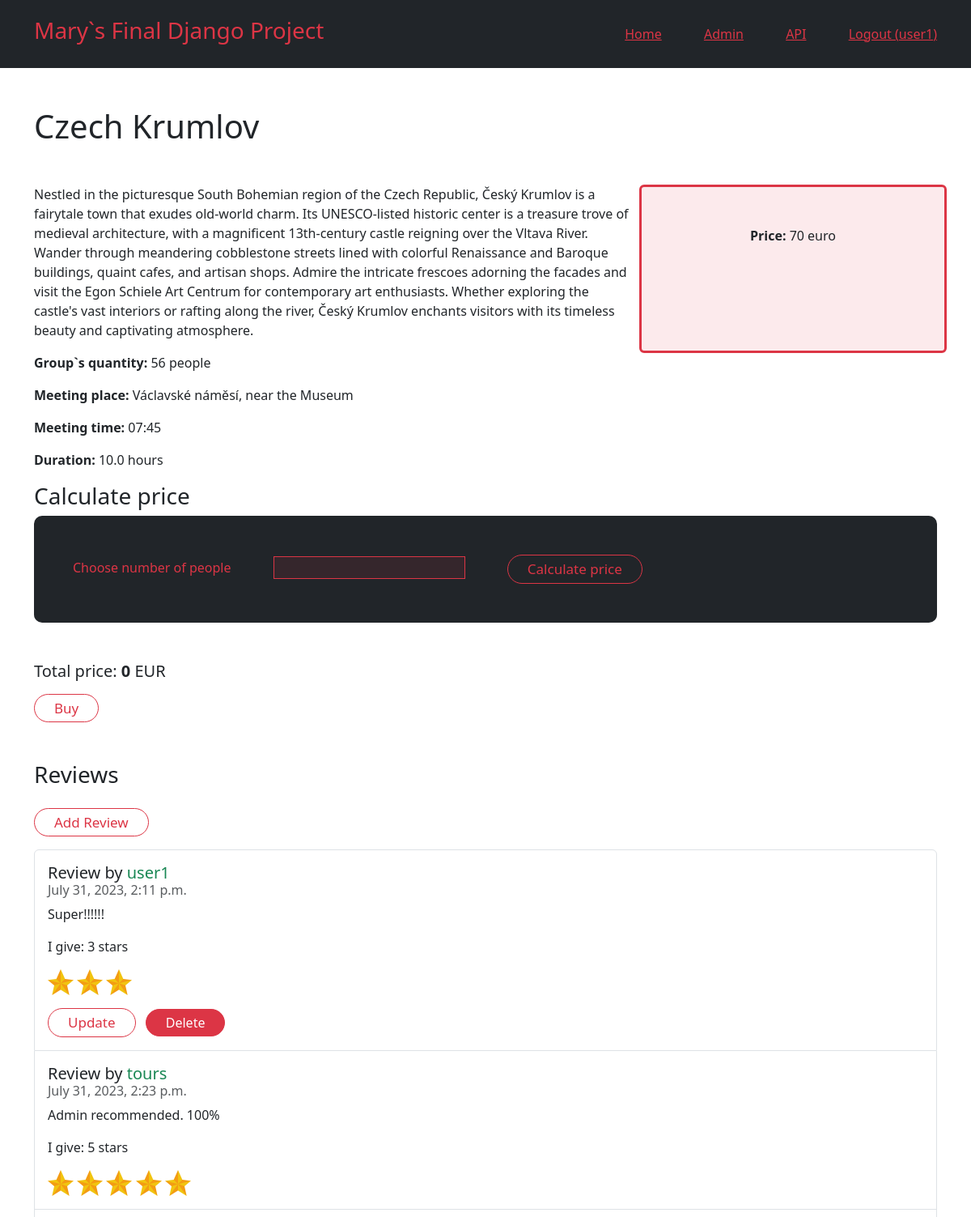
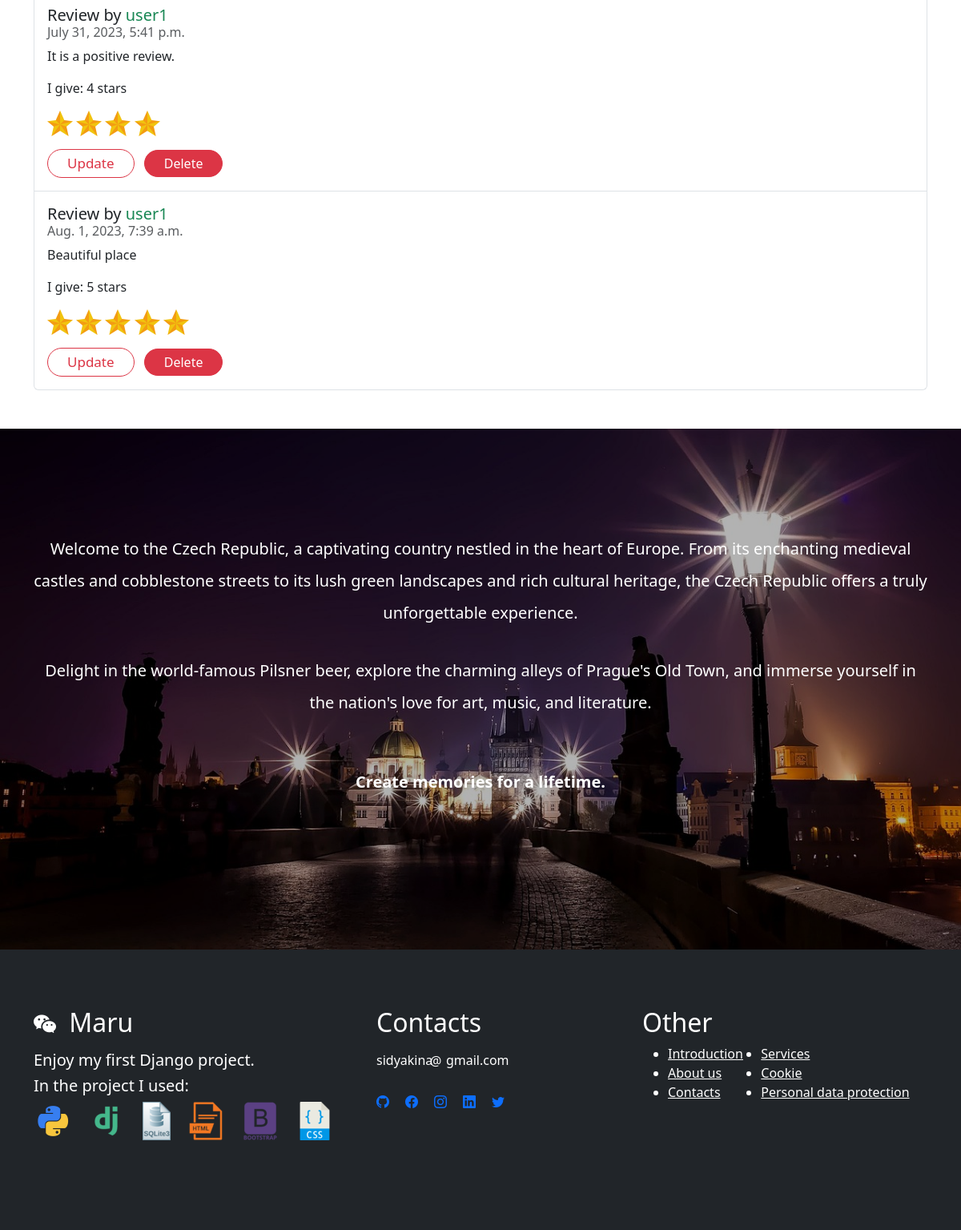
The page /3 (signed in) on the database its author committed (2 pictures, top to bottom).
### shop/models.py (models this page shows, shortened)
class Tour(models.Model):
    title = models.CharField(max_length=300)
    description = models.CharField(max_length=900)
    price = models.IntegerField()
    place_qty = models.IntegerField()
    image = models.ImageField(upload_to='shop/images/')
    meeting_time = models.CharField(max_length=5)
    meeting_place = models.CharField(max_length=100)
    duration = models.FloatField(blank=True)
    category = models.ForeignKey(Category, on_delete=models.CASCADE)
    created_at = models.DateTimeField(default=timezone.now)

class Review(models.Model):
    text = models.CharField(max_length=300)
    date = models.DateTimeField(auto_now_add=True)
    user = models.ForeignKey(User, on_delete=models.CASCADE)
    tour = models.ForeignKey(Tour, on_delete=models.CASCADE)
    stars = models.IntegerField()
    recommend = models.BooleanField()

### shop/views.py (the view)
# urls.py: path('<int:tour_id>', views.single_tour, name='single_tour'),
def single_tour(request, tour_id):
    tour = get_object_or_404(Tour, pk=tour_id)
    persons_number = request.GET.get('calculate')
    total_price = 0
    if persons_number is not None:
        total_price = int(persons_number)*tour.price
    reviews = Review.objects.filter(tour=tour)
    return render(request, 'shop/single_tour.html', {'tour': tour, 'total_price': total_price, 'reviews': reviews})

### templates/shop/single_tour.html (shortened to what this page needs)
{% extends 'base.html' %}
{% load static %}
{% block content %}
<div class="container mb-5">
    <h1 class="mt-5 mb-5">{{tour.title}}</h1>
    <div class="row">
        <div class="col-sm-8">
            <p>{{ tour.description }}</p>
        </div>
        <div class="col-sm-4 bg-danger text-center bg-danger bg-opacity-10 border border-3 border-danger rounded">
            <p class="pt-5"><b>Price:</b> {{tour.price}} euro</p>
        </div>
    </div>
    <p><b>Group`s quantity:</b> {{tour.place_qty}} people</p>
    <p><b>Meeting place:</b> {{tour.meeting_place}}</p>
    <p><b>Meeting time:</b> {{tour.meeting_time}}</p>
    <p><b>Duration:</b> {{tour.duration}} hours</p>
    <h3>Calculate price</h3>
    <form action="" class="bg-dark p-5 price mb-5">
        <label class="text-danger pe-5">Choose number of people</label>
        <input name="calculate" type="number" class="border border-1 border-danger bg-danger bg-opacity-10 text-danger">
        <button class="btn btnwhite border border-danger border-1 rounded-pill px-4 py-1 text-danger ms-5">Calculate price</button>
    </form>
    <h5 class="mb-3">Total price: <b>{{ total_price }}</b> EUR</h5>
    <button class="btn btnwhite border border-danger border-1 rounded-pill px-4 py-1 text-danger">Buy</button>
    <h3 class="mt-5">Reviews</h3>
    {% if user.is_authenticated %}
        <a href="{% url 'shop:createreview' tour.id %}" class="btn btnwhite border border-danger border-1 rounded-pill px-4 py-1 text-danger my-3">Add Review</a>
    {% endif %}
    <ul class="list-group">
        {% for review in reviews %}
        <li class="list-group-item pb-3 pt-3">
            <h5 class="card-title">
                Review by <span class="text-success">{{ review.user.username }}</span>
            </h5>
            <h6 class="card-subtitle mb-2 text-muted">
                {{ review.date }}
            </h6>
            <p class="card-text">{{ review.text }}</p>
            <p class="card-text">I give: {{ review.stars }} stars</p>
            {% with ''|center:review.stars as stars %}
            {% for _ in stars %}
                <img src="../../media/shop/images/star.png" alt="Star">
            {% endfor %}
            {% endwith %}
            <br>
            {% if user.is_authenticated and user == review.user %}
                <a class="btn btnwhite border border-danger border-1 rounded-pill px-4 py-1 text-danger me-2 mt-3" href="{% url 'shop:updatereview' review.id %}">Update</a>
                <a class="btn btn-danger rounded-pill px-4 py-1 mt-3" href="{% url 'shop:deletereview' review.id %}">Delete</a>
            {% endif %}
        </li>
        {% endfor %}
    </ul>
</div>
<section id="last_photo" class="img-fluid  pt-4 pb-5 d-flex justify-content-center  align-items-center">
    <div id="overlay"></div>
    <div class="container d-flex justify-content-center text-center  text-black">
        <div class=" above container_sm mt-4">
            <p class="pb-3 fs-5 lh-lg text-white">Welcome to the Czech Republic, a captivating country nestled in the heart of Europe. From its enchanting medieval castles and cobblestone streets to its lush green landscapes and rich cultural heritage, the Czech Republic offers a truly unforgettable experience.</p>
            <p class="pb-5 fs-5 lh-lg text-white">Delight in the world-famous Pilsner beer, explore the charming alleys of Prague's Old Town, and immerse yourself in the nation's love for art, music, and literature.</p>
            <p class=" pb-5 fs-5 fw-bold text-white">Create memories for a lifetime.</p>
        </div>
    </div>
</section>
{% endblock %}

### templates/base.html (shortened to what this page needs)
<!DOCTYPE html>
{% load static %}
<html lang="en">
<head>
    <link href="https://cdn.jsdelivr.net/npm/bootstrap@5.3.0/dist/css/bootstrap.min.css" rel="stylesheet"
>
    <link rel="stylesheet" href="https://cdn.jsdelivr.net/npm/bootstrap-icons@1.10.5/font/bootstrap-icons.css"> {% comment %} icons {% endcomment %}
    <link rel="stylesheet" type="text/css" href="{%static '../static/style.css'%}">
</head>
<body>
    <nav class="navbar navbar-dark bg-dark sticky-top p-3">
        <div class="container">
            <a href="{% url 'shop:index'%}" class="navbar-brand text-danger"><h3>Mary`s Final Django Project</h3></a>
            <span class="navbar-text">
                <a href="{% url 'shop:index'%}" class="me-5 text-danger">Home</a>
                <a href="/admin/" class="me-5 text-danger" target="_blank">Admin</a>
                <a href="api/v1/" class="me-5 text-danger" target="_blank">API</a>
                {% if user.is_authenticated %}
                <a class="text-danger" href="{% url 'logoutaccount' %}">Logout ({{ user.username }})</a>
                {% else %}
                <a class="me-4 text-danger" href="{% url 'loginaccount' %}">Login</a>
                <a class="text-danger" href="{% url 'signupaccount' %}">Sign Up</a>
                {% endif %}
            </span>
        </div>
    </nav>
    <main>
            {% block content %}
            {% endblock %}
    </main>
    <footer class="bg-dark pt-4">
        <div class="container text-white py-5">
            <div class="row pb-5">
                <div class="col-12 col-md-6 col-lg-4 mb-3">
                    <h2 class="mb-3"><i class="bi bi-wechat fs-3 me-2"></i> Maru</h2>
                    <h5>Enjoy my first Django project.</h5><h5>In the project I used:</h5>
                        <div class="foot_icons">
                            <ul>
                                <li><a href="https://docs.python.org/3/" target="_blank"><img src="../media/shop/images/icon_python.png" alt="Python"></a></li>
                                <li><a href="https://docs.djangoproject.com/en/4.2/" target="_blank"><img src="../media/shop/images/icon_django.png" alt="Django"></a></li>
                                <li><a href="https://www.sqlite.org/index.html" target="_blank"><img src="../media/shop/images/icon_sqlite3.png" alt="SQLite3"></a></li>
                                <li><a href="#" target="_blank"><img src="../media/shop/images/icon_html.png" alt="HTML"></a></li>
                                <li><a href="https://getbootstrap.com/" target="_blank"><img src="../media/shop/images/icon_bootstrap.png" alt="Bootstrap"></a></li>
                                <li><a href="#" target="_blank"><img src="../media/shop/images/icon_css.png" alt="CSS"></a></li>
                            </ul>
                        </div>
                </div>
                <div class="col-12 col-md-6 col-lg-4 mb-3">
                    <h2 class="mb-3 ps-5">Contacts</h2>
                    <p class="mb-1 ps-5">sidyakina &nbsp;&nbsp;&nbsp;gmail.com</p>
                    <span class="at ps-5">@</span>
                    <div class="foot_icons">
                        <ul class="ps-5">
                            <li><a href="https://www.github.com/"><i class="bi bi-github"></i></a></li>
                            <li><a href="https://www.facebook.com/"><i class="bi bi-facebook"></i></a></li>
                            <li><a href="https://www.instagram.com/"><i class="bi bi-instagram"></i></a></li>
                            <li><a href="https://www.linkedin.com/"><i class="bi bi-linkedin"></i></a></li>
                            <li><a href="https://www.twitter.com/"><i class="bi bi-twitter"></i></a></li>
                        </ul>
                    </div>
                </div>
                <div class="col-12 col-lg-4">
                    <h2>Other</h2>
                    <ul class="columns-2 d-flex">
                        <li><a href="#">Introduction</a></li>
                        <li><a href="#">About us</a></li>
                        <li><a href="#">Contacts</a></li>
                        <li><a href="#">Services</a></li>
                        <li><a href="#">Cookie</a></li>
                        <li><a href="#">Personal data protection</a></li>
                    </ul>
                </div>
            </div>
        </div>
    </footer>
</body>
</html>

### shop/static/style.css (style rules this page uses)
.foot_icons ul { list-style-type: none; display: inline-flex; margin: 0; padding: 0; }
.foot_icons ul li { margin-right: 20px; justify-content: start; }
.columns-2 { height: 80px; flex-direction: column; flex-wrap: wrap; }
.columns-2 a { color: white; }
.at { position: relative; top: -27px; left: 67px; }
.btnwhite { text-decoration: none; padding: 5px; font-size: 17px; }
.price { border-radius: 10px; }
#last_photo { background: url(../../media/shop/images/nightprague.jpg) bottom center / cover no-repeat; min-height: 650px; position: relative; z-index: 1; }
#last_photo #overlay { background-color: rgba(0, 0, 0, 0.3); position: absolute; top: 0; left: 0; width: 100%; height: 100%; z-index: 2; }
.above { z-index: 3; }

### rows shown on the page
Tour: title "Czech Krumlov", description "Nestled in the picturesque South Bohemian region of the Czech Republic, Český Krumlov is a fairytale town that exudes old-world charm. Its UNESCO-listed historic center is a treasure trove of medieval architecture, with a magnificent 13th-century castle reigning over the Vltava River. Wander through meandering cobblestone streets lined with colorful Renaissance and Baroque buildings, quaint cafes, and artisan shops. Admire the intricate frescoes adorning the facades and visit the Egon Schiele Art Centrum for contemporary art enthusiasts. Whether exploring the castle's vast interiors or rafting along the river, Český Krumlov enchants visitors with its timeless beauty and captivating…", price "70", place_qty "56", meeting_place "Václavské náměsí, near the Museum", meeting_time "07:45", duration "10.0"
Review: user.username "user1", date "July 31, 2023, 2:11 p.m.", text "Super!!!!!!", stars "3", shows "Update"
Review: user.username "tours", date "July 31, 2023, 2:23 p.m.", text "Admin recommended. 100%", stars "5"
Review: user.username "user1", date "July 31, 2023, 5:41 p.m.", text "It is a positive review.", stars "4", shows "Update"
Review: user.username "user1", date "Aug. 1, 2023, 7:39 a.m.", text "Beautiful place", stars "5", shows "Update"

### other values the page prints
{{ user.username }} "user1"
{{ total_price }} "0"
